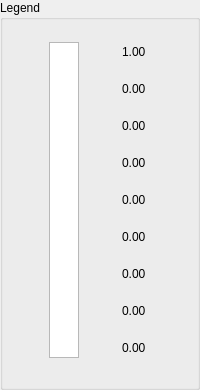
         <widget class="QGroupBox" name="groupBox_3">
          <property name="sizePolicy">
           <sizepolicy hsizetype="Minimum" vsizetype="Minimum">
            <horstretch>0</horstretch>
            <verstretch>0</verstretch>
           </sizepolicy>
          </property>
          <property name="minimumSize">
           <size>
            <width>90</width>
            <height>390</height>
           </size>
          </property>
          <property name="title">
           <string>Legend</string>
          </property>
          <layout class="QGridLayout" name="gridLayout_67">
           <item row="7" column="1">
            <widget class="QLineEdit" name="lineEdit_HeatmapLegend_1">
             <property name="enabled">
              <bool>true</bool>
             </property>
             <property name="sizePolicy">
              <sizepolicy hsizetype="Fixed" vsizetype="Minimum">
               <horstretch>0</horstretch>
               <verstretch>2</verstretch>
              </sizepolicy>
             </property>
             <property name="minimumSize">
              <size>
               <width>20</width>
               <height>20</height>
              </size>
             </property>
             <property name="maximumSize">
              <size>
               <width>30</width>
               <height>20</height>
              </size>
             </property>
             <property name="font">
              <font>
               <kerning>false</kerning>
              </font>
             </property>
             <property name="cursor">
              <cursorShape>ArrowCursor</cursorShape>
             </property>
             <property name="mouseTracking">
              <bool>false</bool>
             </property>
             <property name="styleSheet">
              <string notr="true">background-color: rgba(255, 255, 255, 0);</string>
             </property>
             <property name="text">
              <string>0.00</string>
             </property>
             <property name="frame">
              <bool>false</bool>
             </property>
             <property name="readOnly">
              <bool>false</bool>
             </property>
            </widget>
           </item>
           <item row="1" column="1">
            <widget class="QLineEdit" name="lineEdit_HeatmapLegend_7">
             <property name="enabled">
              <bool>true</bool>
             </property>
             <property name="sizePolicy">
              <sizepolicy hsizetype="Fixed" vsizetype="Minimum">
               <horstretch>0</horstretch>
               <verstretch>2</verstretch>
              </sizepolicy>
             </property>
             <property name="minimumSize">
              <size>
               <width>20</width>
               <height>20</height>
              </size>
             </property>
             <property name="maximumSize">
              <size>
               <width>30</width>
               <height>20</height>
              </size>
             </property>
             <property name="font">
              <font>
               <kerning>false</kerning>
              </font>
             </property>
             <property name="cursor">
              <cursorShape>ArrowCursor</cursorShape>
             </property>
             <property name="mouseTracking">
              <bool>false</bool>
             </property>
             <property name="styleSheet">
              <string notr="true">background-color: rgba(255, 255, 255, 0);</string>
             </property>
             <property name="text">
              <string>0.00</string>
             </property>
             <property name="frame">
              <bool>false</bool>
             </property>
             <property name="readOnly">
              <bool>false</bool>
             </property>
            </widget>
           </item>
           <item row="2" column="1">
            <widget class="QLineEdit" name="lineEdit_HeatmapLegend_6">
             <property name="enabled">
              <bool>true</bool>
             </property>
             <property name="sizePolicy">
              <sizepolicy hsizetype="Fixed" vsizetype="Minimum">
               <horstretch>0</horstretch>
               <verstretch>2</verstretch>
              </sizepolicy>
             </property>
             <property name="minimumSize">
              <size>
               <width>20</width>
               <height>20</height>
              </size>
             </property>
             <property name="maximumSize">
              <size>
               <width>30</width>
               <height>20</height>
              </size>
             </property>
             <property name="font">
              <font>
               <kerning>false</kerning>
              </font>
             </property>
             <property name="cursor">
              <cursorShape>ArrowCursor</cursorShape>
             </property>
             <property name="mouseTracking">
              <bool>false</bool>
             </property>
             <property name="styleSheet">
              <string notr="true">background-color: rgba(255, 255, 255, 0);</string>
             </property>
             <property name="text">
              <string>0.00</string>
             </property>
             <property name="frame">
              <bool>false</bool>
             </property>
             <property name="readOnly">
              <bool>false</bool>
             </property>
            </widget>
           </item>
           <item row="0" column="1">
            <widget class="QLineEdit" name="lineEdit_HeatmapLegendRange">
             <property name="enabled">
              <bool>true</bool>
             </property>
             <property name="sizePolicy">
              <sizepolicy hsizetype="Fixed" vsizetype="Minimum">
               <horstretch>0</horstretch>
               <verstretch>2</verstretch>
              </sizepolicy>
             </property>
             <property name="minimumSize">
              <size>
               <width>20</width>
               <height>20</height>
              </size>
             </property>
             <property name="maximumSize">
              <size>
               <width>30</width>
               <height>20</height>
              </size>
             </property>
             <property name="sizeIncrement">
              <size>
               <width>0</width>
               <height>0</height>
              </size>
             </property>
             <property name="font">
              <font>
               <kerning>false</kerning>
              </font>
             </property>
             <property name="cursor">
              <cursorShape>ArrowCursor</cursorShape>
             </property>
             <property name="mouseTracking">
              <bool>false</bool>
             </property>
             <property name="styleSheet">
              <string notr="true">background-color: rgba(255, 255, 255, 0);</string>
             </property>
             <property name="text">
              <string>1.00</string>
             </property>
             <property name="frame">
              <bool>false</bool>
             </property>
             <property name="readOnly">
              <bool>false</bool>
             </property>
            </widget>
           </item>
           <item row="3" column="1">
            <widget class="QLineEdit" name="lineEdit_HeatmapLegend_5">
             <property name="enabled">
              <bool>true</bool>
             </property>
             <property name="sizePolicy">
              <sizepolicy hsizetype="Fixed" vsizetype="Minimum">
               <horstretch>0</horstretch>
               <verstretch>2</verstretch>
              </sizepolicy>
             </property>
             <property name="minimumSize">
              <size>
               <width>20</width>
               <height>20</height>
              </size>
             </property>
             <property name="maximumSize">
              <size>
               <width>30</width>
               <height>20</height>
              </size>
             </property>
             <property name="font">
              <font>
               <kerning>false</kerning>
              </font>
             </property>
             <property name="cursor">
              <cursorShape>ArrowCursor</cursorShape>
             </property>
             <property name="mouseTracking">
              <bool>false</bool>
             </property>
             <property name="styleSheet">
              <string notr="true">background-color: rgba(255, 255, 255, 0);</string>
             </property>
             <property name="text">
              <string>0.00</string>
             </property>
             <property name="frame">
              <bool>false</bool>
             </property>
             <property name="readOnly">
              <bool>false</bool>
             </property>
            </widget>
           </item>
           <item row="8" column="1">
            <widget class="QLineEdit" name="lineEdit_HeatmapLegendMinimum">
             <property name="enabled">
              <bool>true</bool>
             </property>
             <property name="sizePolicy">
              <sizepolicy hsizetype="Fixed" vsizetype="Minimum">
               <horstretch>0</horstretch>
               <verstretch>2</verstretch>
              </sizepolicy>
             </property>
             <property name="minimumSize">
              <size>
               <width>20</width>
               <height>20</height>
              </size>
             </property>
             <property name="maximumSize">
              <size>
               <width>30</width>
               <height>20</height>
              </size>
             </property>
             <property name="font">
              <font>
               <kerning>false</kerning>
              </font>
             </property>
             <property name="cursor">
              <cursorShape>ArrowCursor</cursorShape>
             </property>
             <property name="mouseTracking">
              <bool>false</bool>
             </property>
             <property name="styleSheet">
              <string notr="true">background-color: rgba(255, 255, 255, 0);</string>
             </property>
             <property name="text">
              <string>0.00</string>
             </property>
             <property name="frame">
              <bool>false</bool>
             </property>
             <property name="readOnly">
              <bool>false</bool>
             </property>
            </widget>
           </item>
           <item row="5" column="1">
            <widget class="QLineEdit" name="lineEdit_HeatmapLegend_3">
             <property name="enabled">
              <bool>true</bool>
             </property>
             <property name="sizePolicy">
              <sizepolicy hsizetype="Fixed" vsizetype="Minimum">
               <horstretch>0</horstretch>
               <verstretch>2</verstretch>
              </sizepolicy>
             </property>
             <property name="minimumSize">
              <size>
               <width>20</width>
               <height>20</height>
              </size>
             </property>
             <property name="maximumSize">
              <size>
               <width>30</width>
               <height>20</height>
              </size>
             </property>
             <property name="font">
              <font>
               <kerning>false</kerning>
              </font>
             </property>
             <property name="cursor">
              <cursorShape>ArrowCursor</cursorShape>
             </property>
             <property name="mouseTracking">
              <bool>false</bool>
             </property>
             <property name="styleSheet">
              <string notr="true">background-color: rgba(255, 255, 255, 0);</string>
             </property>
             <property name="text">
              <string>0.00</string>
             </property>
             <property name="frame">
              <bool>false</bool>
             </property>
             <property name="readOnly">
              <bool>false</bool>
             </property>
            </widget>
           </item>
           <item row="0" column="0" rowspan="9">
            <layout class="QGridLayout" name="gridLayout_68">
             <item row="0" column="0">
              <widget class="QGraphicsView" name="graphicsView_HeatmapLegend">
               <property name="sizePolicy">
                <sizepolicy hsizetype="Fixed" vsizetype="Minimum">
                 <horstretch>1</horstretch>
                 <verstretch>2</verstretch>
                </sizepolicy>
               </property>
               <property name="minimumSize">
                <size>
                 <width>30</width>
                 <height>200</height>
                </size>
               </property>
               <property name="maximumSize">
                <size>
                 <width>30</width>
                 <height>16777215</height>
                </size>
               </property>
               <property name="styleSheet">
                <string notr="true">background-color: qlineargradient(spread:pad, 
x1:0, y1:0, x2:1, y2:0, 
stop:0 rgba(0, 0, 255, 255),
stop:0.40 rgba(255, 255, 0, 255), 
stop:1.00 rgba(255, 0, 0, 255)
);
background-color: qlineargradient(spread:pad, x1:0, y1:1, x2:0, y2:0
, stop:0.0625 rgba(000, 000, 255, 255)
, stop:0.3750 rgba(000, 255, 000, 255)
, stop:0.5000 rgba(255, 255, 000, 255)
, stop:0.6250 rgba(255, 200, 000, 255)
, stop:0.7500 rgba(255, 000, 000, 255)
, stop:1.0000 rgba(100, 000, 000, 255)
);
</string>
               </property>
               <property name="frameShape">
                <enum>QFrame::StyledPanel</enum>
               </property>
               <property name="frameShadow">
                <enum>QFrame::Plain</enum>
               </property>
               <property name="foregroundBrush">
                <brush brushstyle="Dense7Pattern">
                 <color alpha="255">
                  <red>0</red>
                  <green>255</green>
                  <blue>0</blue>
                 </color>
                </brush>
               </property>
               <property name="cacheMode">
                <set>QGraphicsView::CacheBackground</set>
               </property>
               <property name="transformationAnchor">
                <enum>QGraphicsView::NoAnchor</enum>
               </property>
              </widget>
             </item>
            </layout>
           </item>
           <item row="4" column="1">
            <widget class="QLineEdit" name="lineEdit_HeatmapLegend_4">
             <property name="enabled">
              <bool>true</bool>
             </property>
             <property name="sizePolicy">
              <sizepolicy hsizetype="Fixed" vsizetype="Minimum">
               <horstretch>0</horstretch>
               <verstretch>2</verstretch>
              </sizepolicy>
             </property>
             <property name="minimumSize">
              <size>
               <width>20</width>
               <height>20</height>
              </size>
             </property>
             <property name="maximumSize">
              <size>
               <width>30</width>
               <height>20</height>
              </size>
             </property>
             <property name="font">
              <font>
               <kerning>false</kerning>
              </font>
             </property>
             <property name="cursor">
              <cursorShape>ArrowCursor</cursorShape>
             </property>
             <property name="mouseTracking">
              <bool>false</bool>
             </property>
             <property name="styleSheet">
              <string notr="true">background-color: rgba(255, 255, 255, 0);</string>
             </property>
             <property name="text">
              <string>0.00</string>
             </property>
             <property name="frame">
              <bool>false</bool>
             </property>
             <property name="readOnly">
              <bool>false</bool>
             </property>
            </widget>
           </item>
           <item row="6" column="1">
            <widget class="QLineEdit" name="lineEdit_HeatmapLegend_2">
             <property name="enabled">
              <bool>true</bool>
             </property>
             <property name="sizePolicy">
              <sizepolicy hsizetype="Fixed" vsizetype="Minimum">
               <horstretch>0</horstretch>
               <verstretch>2</verstretch>
              </sizepolicy>
             </property>
             <property name="minimumSize">
              <size>
               <width>20</width>
               <height>20</height>
              </size>
             </property>
             <property name="maximumSize">
              <size>
               <width>30</width>
               <height>20</height>
              </size>
             </property>
             <property name="font">
              <font>
               <kerning>false</kerning>
              </font>
             </property>
             <property name="cursor">
              <cursorShape>ArrowCursor</cursorShape>
             </property>
             <property name="mouseTracking">
              <bool>false</bool>
             </property>
             <property name="styleSheet">
              <string notr="true">background-color: rgba(255, 255, 255, 0);</string>
             </property>
             <property name="text">
              <string>0.00</string>
             </property>
             <property name="frame">
              <bool>false</bool>
             </property>
             <property name="readOnly">
              <bool>false</bool>
             </property>
            </widget>
           </item>
          </layout>
         </widget>
